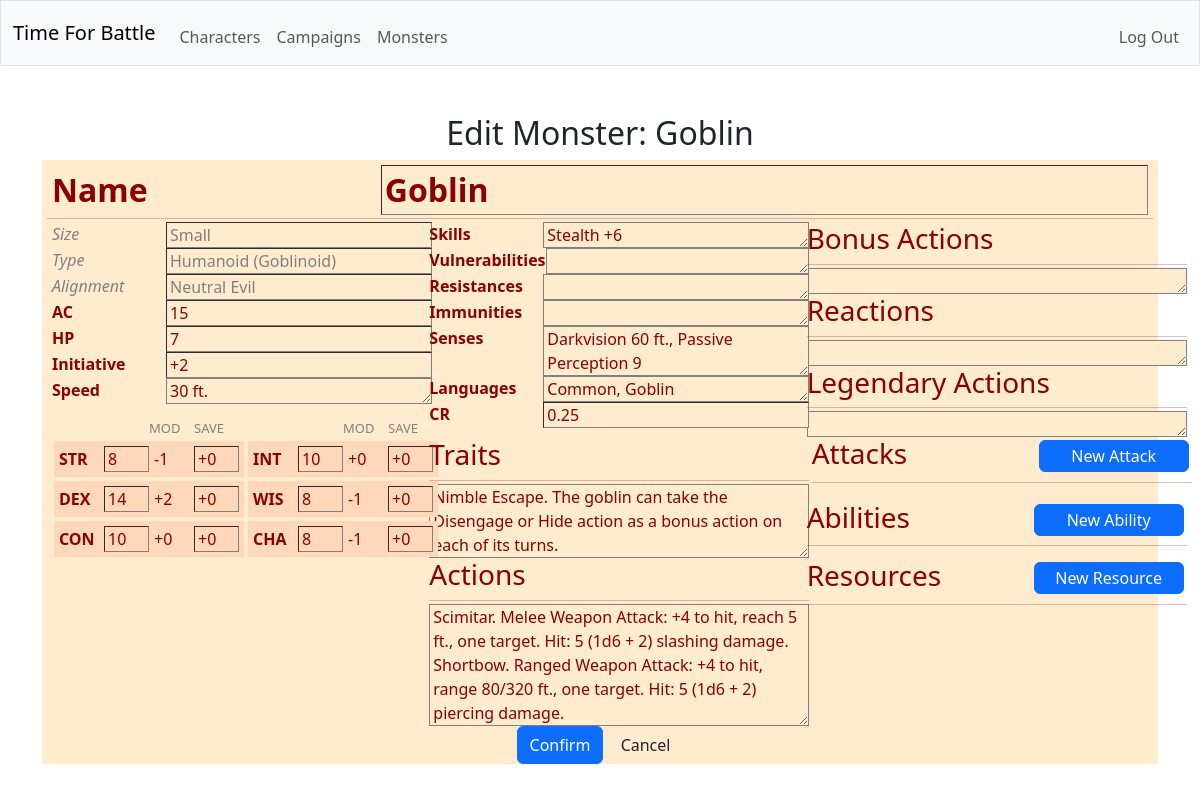
Before: /monster/1/edit (signed in) with the older database file.
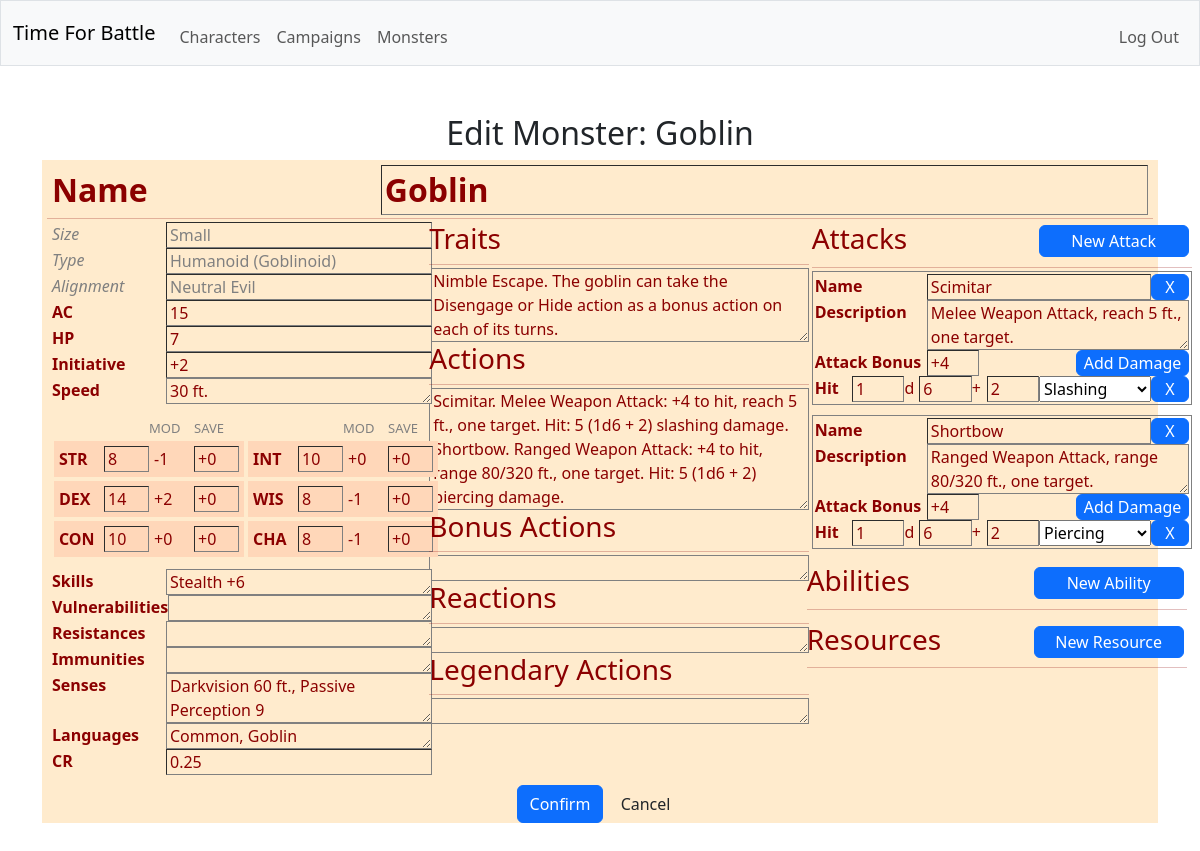
After: the same page with the newer database file.
### tables this page shows
CREATE TABLE attacks (id INTEGER PRIMARY KEY NOT NULL, creature_id INTEGER NOT NULL, name TEXT NOT NULL, bonus INTEGER NOT NULL, description TEXT, FOREIGN KEY (creature_id) REFERENCES creatures(id));

CREATE TABLE damages (id INTEGER PRIMARY KEY NOT NULL, count INTEGER NOT NULL, size INTEGER NOT NULL, bonus INTEGER NOT NULL, type TEXT NOT NULL, on_save INTEGER, trigger_id TEXT NOT NULL);

### app.py (the view, shortened to what this page needs)
@app.route("/monster/<creature_id>/edit", methods=["GET", "POST"])
@login_required
def edit_monster(creature_id):
    if request.method == "POST":
        creature = {"user_id" : session["user_id"], "is_player" : 0}
        creature_traits = ["name", "size", "alignment", "speed", "skills", "senses", "languages", "traits"]
        creature_traits_number = ["armor_class", "max_hitpoints", "initiative_bonus", "strength", "dexterity", "constitution", "intelligence", "wisdom", "charisma",
                                  "strength_save_bonus", "dexterity_save_bonus", "constitution_save_bonus", "intelligence_save_bonus", "wisdom_save_bonus", "charisma_save_bonus"]
        monster = {}
        monster_traits = ["type", "challenge_rating", "vulnerabilities", "resistances", "immunities",
                          "actions", "bonus_actions", "reactions", "legendary_actions"]
        for creature_trait in creature_traits:
            creature[creature_trait] = request.form.get(creature_trait)
        for creature_trait_number in creature_traits_number:
            try:
                creature[creature_trait_number] = int(request.form.get(creature_trait_number))
            except:
                creature[creature_trait_number] = 0
        for monster_trait in monster_traits:
            monster[monster_trait] = request.form.get(monster_trait)
        if None in monster.values() or None in creature.values():
            return error("missing input", 400)
        if creature_id == "new":
            creature_id = sql_insert(database, "creatures", creature, "id")
            monster["creature_id"] = creature_id
            sql_insert(database, "monsters", monster)
        else:
            with sqlite3.connect(database) as conn:
                conn.row_factory = sqlite3.Row
                cur = conn.cursor()
                cur.execute(
                    "SELECT * FROM creatures WHERE id = ?",
                    (creature_id,)
                )
                creatures = [dict(row) for row in cur.fetchall()]
            if len(creatures) != 1:
                return error("not found", 404)
            if creatures[0]["user_id"] != session["user_id"]:
                return error("forbidden", 403)
            sql_update(database, "creatures", creature, {"id" : creature_id})
            sql_update(database, "monsters", monster, {"creature_id" : creature_id})
        handle_creature_features(database, creature_id)
        return redirect("/monster/" + str(creature_id))
    else:
        if creature_id == "new":
            monster = {"creature_id":"new"}
            attacks = []
            abilities = []
            resources = []
        else:
            with sqlite3.connect(database) as conn:
                conn.row_factory = sqlite3.Row
                cur = conn.cursor()
                cur.execute(
                    "SELECT * FROM creatures LEFT JOIN monsters ON monsters.creature_id = creatures.id WHERE id = ?",
                    (creature_id,)
                )
                monsters = [dict(row) for row in cur.fetchall()]
            if len(monsters) != 1:
                return error("not found", 404)
            monster = monsters[0]
            if monster["user_id"] != session["user_id"]:
                return error("forbidden", 403)
            with sqlite3.connect(database) as conn:
                conn.row_factory = sqlite3.Row
                cur = conn.cursor()
                cur.execute(
                    "SELECT * FROM attacks WHERE attacks.creature_id = ?",
                    (creature_id,)
                )
                attacks = [dict(row) for row in cur.fetchall()]
            for attack in attacks:
                with sqlite3.connect(database) as conn:
                    conn.row_factory = sqlite3.Row
                    cur = conn.cursor()
                    cur.execute(
                        "SELECT * FROM damages WHERE trigger_id = ?",
                        ("a:" + str(attack["id"]),)
                    )
                    attack["damages"] = [dict(row) for row in cur.fetchall()]
            with sqlite3.connect(database) as conn:
                conn.row_factory = sqlite3.Row
                cur = conn.cursor()
                cur.execute(
                    "SELECT * FROM abilities WHERE creature_id = ?",
                    (creature_id,)
                )
                abilities = [dict(row) for row in cur.fetchall()]
            with sqlite3.connect(database) as conn:
                conn.row_factory = sqlite3.Row
                cur = conn.cursor()
                cur.execute(
                    "SELECT * FROM resources WHERE creature_id = ?",
                    (creature_id,)
                )
                resources = [dict(row) for row in cur.fetchall()]
        return render_template("monster_edit.html", monster=monster, attacks=attacks, abilities=abilities, resources=resources)

### helpers.py (called while the page is built)
def login_required(f):
    @wraps(f)
    def decorated_function(*args, **kwargs):
        if session.get("user_id") is None:
            return redirect("/login")
        return f(*args, **kwargs)
    return decorated_function

### templates/monster_edit.html (shortened to what the changed rows need)
{% extends "layout.html" %}
{% block main %}
    {% if monster.name %}
        <h2>Edit Monster: {{ monster.name }}</h2>
    {% else %}
        <h2>New Monster</h2>
    {% endif %}
    <form action="/monster/{{ monster.creature_id }}/edit" method="post">
        <div class="statblock_container">
            <div class="statblock">
                {% include "editpage_hotbars.html" %}
            </div>
        </div>
    </form>
{% endblock %}

### templates/editpage_hotbars.html (shortened to what this page needs)
{% block bars %}
    <div>
        <ul class="variable_table" id="attack_list" style="max-width: 450px; border: 0px; margin: 5px;">
            <span><h3>Attacks</h3><button style="width: 150px; height: 32px; margin: 3px;" type="button" onclick="createAttackFunction()" class="btn btn-primary">New Attack</button></span>
            <hr>
            {% for attack in attacks %}
                <ul id="a:{{ attack.id }}_list" name="a:{{ attack.id }}" style="padding: 2px; border: 1px solid gray;">
                    <li>
                        <label style='width: 30%;'><strong>Name</strong></label>
                        <input style='width: 60%;' name="a:{{ attack.id }}_name" value="{{ attack.name }}" type="text" autocomplete="off" required>
                        <button style='width: 10%;' id="a:{{ attack.id }}" type="button" onclick="deleteByNameFunction(this)" class="btn btn-primary">X</button>
                    </li>
                    <li>
                        <label style='width: 30%;'><strong>Description</strong></label>
                        <textarea style='width: 70%;' name="a:{{ attack.id }}_description" type="text" autocomplete="off" required>{{ attack.description }}</textarea>
                    </li>
                    <li>
                        <label style='width: 30%;'><strong>Attack Bonus</strong></label>
                        <input style='width: 14%;' name="a:{{ attack.id }}_bonus" value="{% if attack.bonus >= 0 %}+{% endif %}{{ attack.bonus }}" type="text" autocomplete="off" required>
                        <button style='width: 30%;' id="a:{{ attack.id }}" type="button" onclick="createDamageFunction(this)" class="btn btn-primary">Add Damage</button>
                    </li>
                    {% for damage in attack.damages %}
                        <li name="d:{{ damage.id }}">
                            <label style='width: 10%;'><strong>Hit</strong></label>
                            <input style='width: 14%;' name="a:{{ attack.id }}.d:{{ damage.id }}_count" value="{{ damage.count }}" type="text" autocomplete="off" required>
                            <label style='width: 4%;'>d</label>
                            <input style='width: 14%;' name="a:{{ attack.id }}.d:{{ damage.id }}_size" value="{{ damage.size }}"type="text" autocomplete="off" required>
                            <label style='width: 4%;'>+</label>
                            <input style='width: 14%;' name="a:{{ attack.id }}.d:{{ damage.id }}_bonus" value="{{ damage.bonus }}" type="text" autocomplete="off" required>
                            <select style='width: 30%;' name="a:{{ attack.id }}.d:{{ damage.id }}_type" required>
                                <option value='Piercing' {% if damage.type == "Piercing" %}selected{% endif %}>Piercing</option>
                                <option value='Slashing' {% if damage.type == "Slashing" %}selected{% endif %}>Slashing</option>
                                <option value='Thunder' {% if damage.type == "Thunder" %}selected{% endif %}>Thunder</option>></select>
                            <button style='width: 10%;' id="d:{{ damage.id }}" type="button" onclick="deleteByNameFunction(this)" class="btn btn-primary">X</button>
                        </li>
                    {% endfor %}
                </ul>
            {% endfor %}
        </ul>
    </div>
    <div>
        <ul class="variable_table" id="ability_list" style="max-width: 450px; border: 0px;">
            <span><h3>Abilities</h3><button style="width: 150px; height: 32px; margin: 3px;" type="button" onclick="createSaveFunction()" class="btn btn-primary">New Ability</button></span>
            <hr>
        </ul>
    </div>
    <div>
        <ul class="variable_table" id="resource_list" style="max-width: 450px; border: 0px;">
            <span><h3>Resources</h3><button style="width: 150px; height: 32px; margin: 3px;" type="button" onclick="createResourceFunction()" class="btn btn-primary">New Resource</button></span>
            <hr>
        </ul>
    </div>
{% endblock %}

Changed rows visible on the page:
added attacks: name "Scimitar", id "Melee Weapon Attack, reach 5 ft., one target.", id "+4"
added damages: count "1", size "6", bonus "2", type+id "Slashing"
added attacks: name "Shortbow", id "Ranged Weapon Attack, range 80/320 ft., one target.", bonus "+4"
added damages: count "1", size "6", bonus "2", type+id "Piercing"
